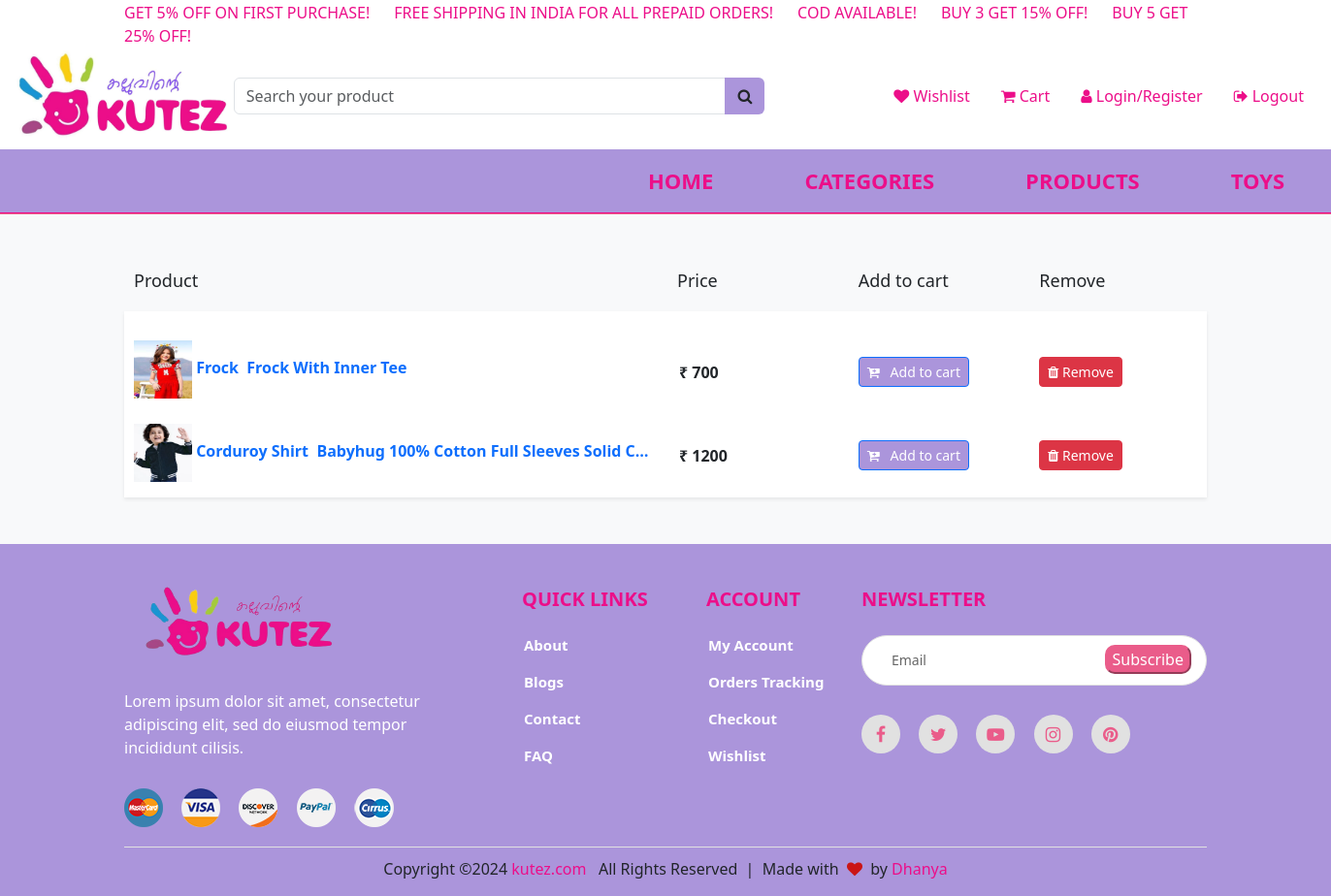
The app's page /wishlist/ with its own data.
### shop/models.py (models this page shows, shortened)
class Wishlist(models.Model):
    product = models.ForeignKey(Product, on_delete=models.CASCADE)
    created_at = models.DateTimeField(auto_now_add=True)

class Product(models.Model):
    name = models.CharField(max_length=250, unique=True, default=1)
    slug = models.SlugField()
    color = models.CharField(max_length=250, default="Black")
    description = models.TextField(blank=True)
    price = models.DecimalField(max_digits=10, decimal_places=2, default=1)
    category = models.ForeignKey(Category, on_delete=models.CASCADE, default=1)
    brand = models.CharField(max_length=250, default="Babyhug")
    image = models.ImageField(upload_to='products', blank=True)
    stock = models.IntegerField()
    available = models.BooleanField(default=True)
    created = models.DateTimeField(auto_now_add = True)
    updated = models.DateTimeField(auto_now = True)
    class Meta:
        ordering = ('name',)
        verbose_name = 'product'
        verbose_name_plural = 'products'

### shop/views.py (the view)
# urls.py: path('wishlist/', wishlist, name='wishlist'),
def wishlist(request):
    wishlist = Wishlist.objects.all()
    context = {'wishlist':wishlist}
    return render(request, 'wishlist.html', context)

### templates/wishlist.html (shortened to what this page needs)
{% extends 'base.html' %}
{% load static %}
{% block content %}
<div class="py-3 py-md-5 bg-light">
    <div class="container">
        <div class="row">
            <div class="col-md-12">
                <div class="shopping-cart">
                    {% if wishlist %}
                    <div class="cart-header d-none d-sm-none d-mb-block d-lg-block">
                        <div class="row">
                            <div class="col-md-6">
                                <h4>Product</h4>
                            </div>
                            <div class="col-md-2">
                                <h4>Price</h4>
                            </div>
                            <div class="col-md-2">
                                <h4>Add to cart</h4>
                            </div>
                            <div class="col-md-2">
                                <h4>Remove</h4>
                            </div>
                        </div>
                    </div>
                    <div class="cart-item">
                        {% for item in wishlist %}
                        <div class="row product_data" style="margin-top: 20px;">
                            <div class="col-md-6 my-auto">
                                <a href="">
                                    <label class="product-name">
                                        <img src="{{item.product.image.url}}" style="width: 60px; height: 60px" alt="">
                                        {{ item.product.name }} &nbsp;{{ item.product.description }}
                                    </label>
                                </a>
                            </div>
                            <div class="col-md-2 my-auto">
                                <label class="price">₹ {{ item.product.price | stringformat:'d' }}</label>
                            </div>
                            <div class="col-md-2 col-5 my-auto">
                                <div class="add">
                                    <a href="{% url 'add_to_cart' id=item.product_id slug=item.product.slug %}"
                                        class="btn btn-primary btn-sm" style="background-color: #ab95db;">
                                        <i class="fa fa-cart-plus"></i> &nbsp; Add to cart
                                    </a>
                                </div>
                            </div>
                            <div class="col-md-2 col-5 my-auto">
                                <div class="remove">
                                    <a href="{% url 'remove_from_wishlist' wishlist_id=item.id %}"
                                        class="btn btn-danger btn-sm">
                                        <i class="fa fa-trash"></i> Remove
                                    </a>
                                </div>
                            </div>
                        </div>
                        {% endfor %}
                    </div>
                    {% else %}
                    <img src="{% static 'images/wish-list.png' %}" alt="" style="margin-left: 380px; width: 550px;">
                    {% endif %}
                </div>
            </div>
        </div>
    </div>
</div>
{% endblock %}

### static/css/cart.css (style rules this page uses)
.shopping-cart .cart-header { padding: 10px; }
.shopping-cart .cart-header h4 { font-size: 18px; margin-bottom: 0px; }
.shopping-cart .cart-item a { text-decoration: none; }
.shopping-cart .cart-item { background-color: #fff; box-shadow: 0 0.125rem 0.25rem rgb(0 0 0 / 8%); padding: 10px 10px; margin-top: 10px; }
.shopping-cart .cart-item .product-name { font-size: 16px; font-weight: 600; width: 100%; white-space: nowrap; text-overflow: ellipsis; overflow: hidden; cursor: pointer; }
.shopping-cart .cart-item .price { font-size: 16px; font-weight: 600; padding: 4px 2px; }

### records on screen
Wishlist: product.image (picture), product.name "Frock", product.description "Frock With Inner Tee", product.price "700"
Wishlist: product.image (picture), product.name "Corduroy Shirt", product.description "Babyhug 100% Cotton Full Sleeves Solid C…", product.price "1200"
